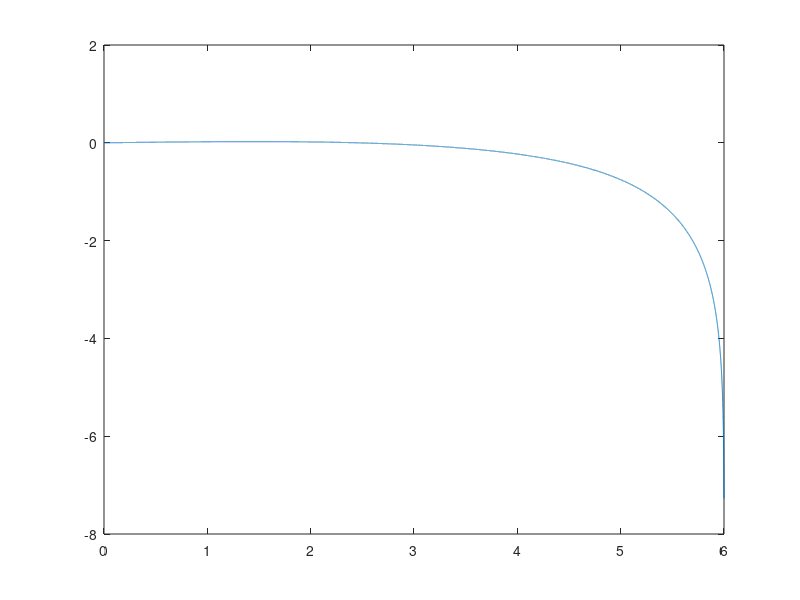

The MATLAB script that drew this image:
clear all;
close all;



%Load coefficients for error function
load pdf12_sav

x12 = pdf12_sav(:,1);
y12 = pdf12_sav(:,2);

ref = pdf('Normal',x12,0,1);
y12 = y12/max(y12)*max(ref);


%Compute the Error in PDF_n12 by inverse gaussian equation

xg12 = sqrt(-2  * log(sqrt(2*pi ) * y12));
ref12 =  exp(-xg12.^2/2)* (1/(sqrt(2* pi )));

err_n12 = (x12-xg12); %Error in PDF_n12


figure;
plot(x12,err_n12);